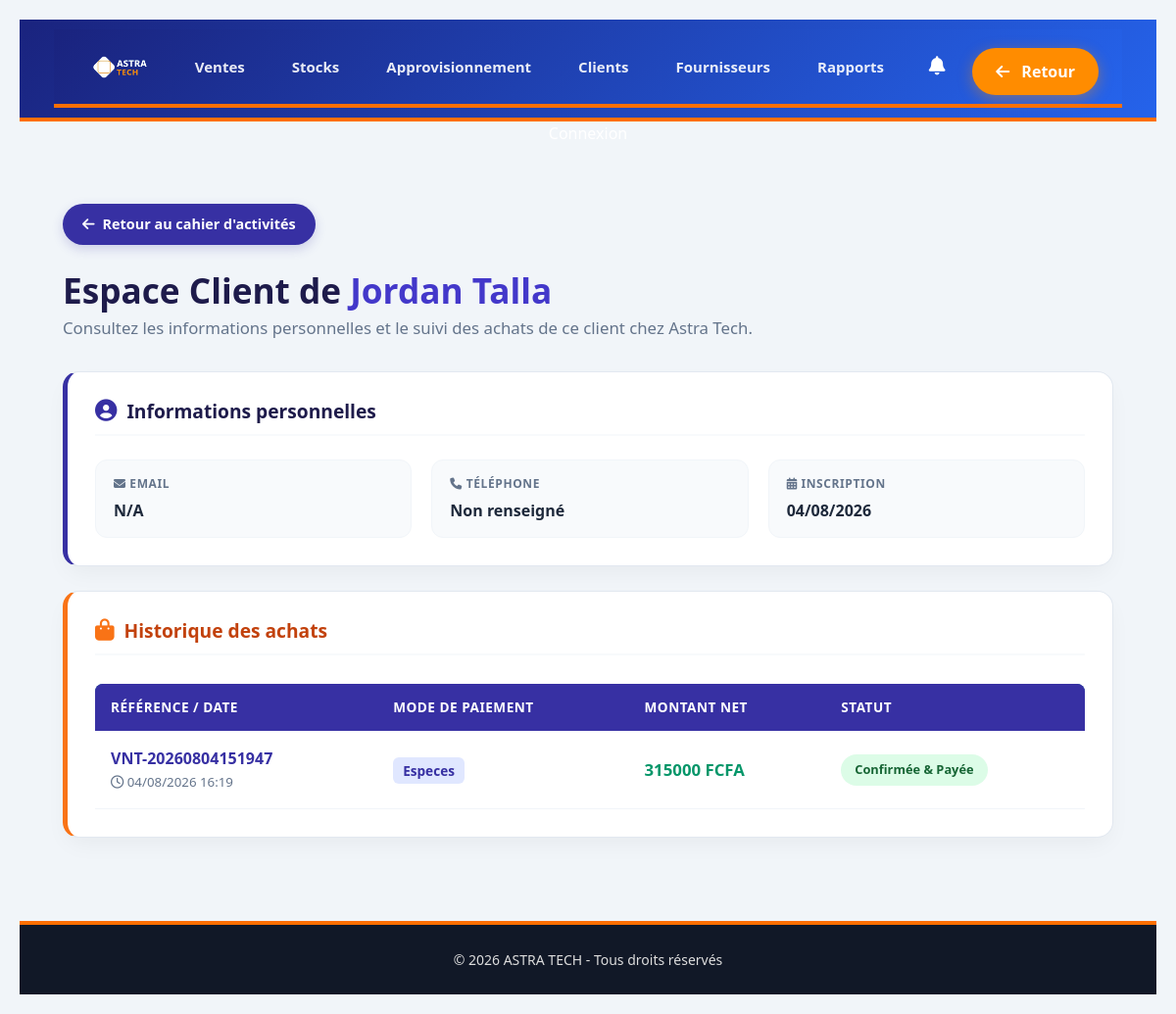
The page /client/8/espace/ on the database as committed earlier.
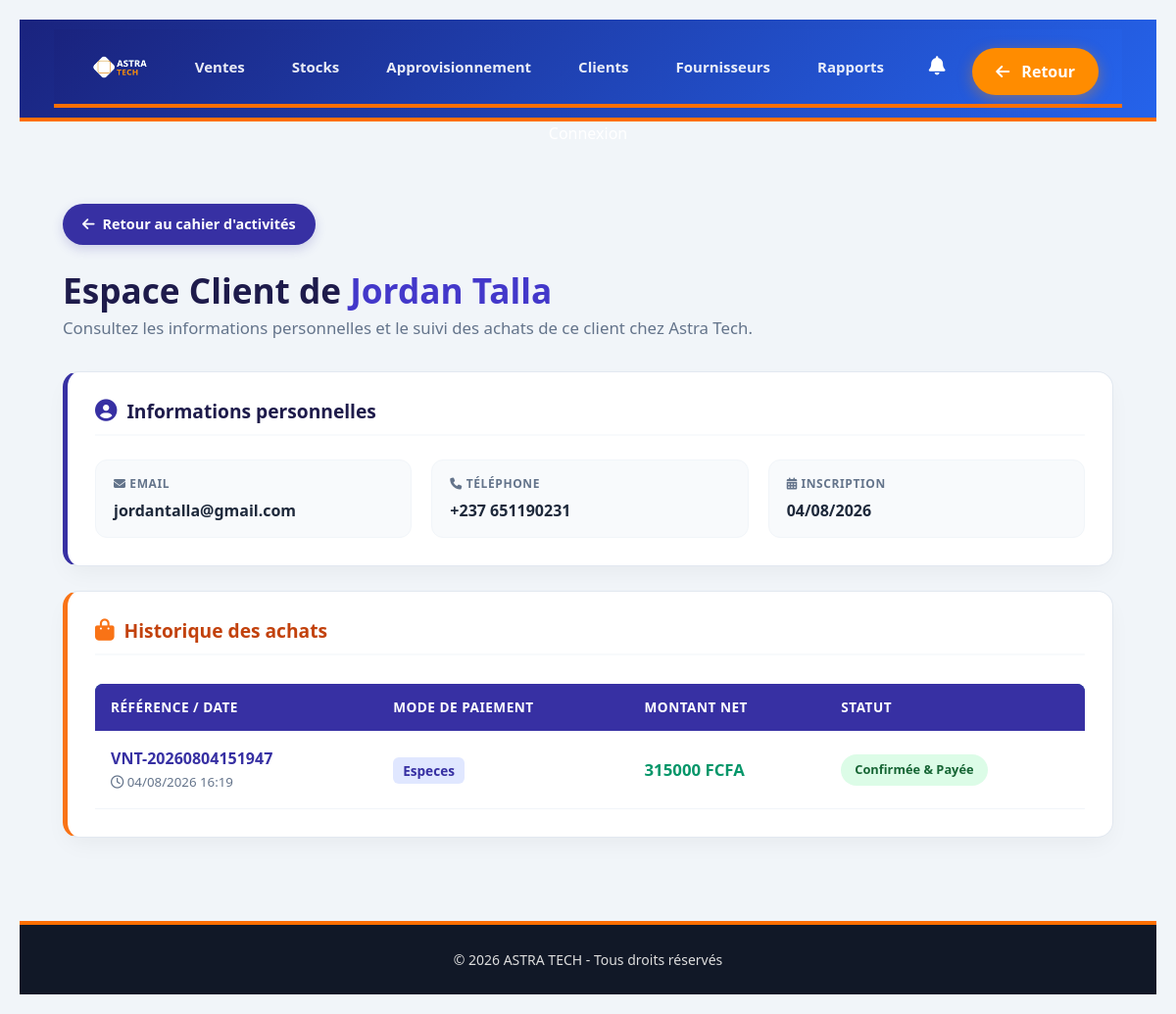
The same page on the database as committed later.
### astra/models.py (models this page shows, shortened)
class Client(models.Model):
    reference = models.CharField(
        max_length=100,
        unique=True,
        blank=True,
        null=True
    )
    nom = models.CharField(
        max_length=255
    )
    telephone = models.CharField(
        max_length=50,
        blank=True
    )
    email = models.EmailField(
        blank=True,
        null=True
    )
    date_naissance = models.DateField(
        blank=True,
        null=True
    )
    adresse = models.TextField(
        blank=True
    )
    mot_de_passe = models.CharField(
        max_length=255,
        blank=True,
        null=True
    )
    date_inscription = models.DateField(
        auto_now_add=True,
        null=True,
        blank=True
    )
    total_depense = models.DecimalField(
        max_digits=12,
        decimal_places=2,
        default=0
    )
    is_active = models.BooleanField(
        default=True
    )

### astra/views.py (the view)
# urls.py: path("client/<int:client_id>/espace/", views.espace_client, name="espace_client"),
def espace_client(request, client_id):
    client_user = get_object_or_404(Client, id=client_id)
    request.session['client_connecte_id'] = client_user.id
    historique_achats = Vente.objects.filter(client=client_user, est_archive=False).order_by('-date_vente')
    context = {
        'client_user': client_user,
        'historique_achats': historique_achats,
    }
    return render(request, 'astra/espace_client.html', context)

### astra/context_processors.py (called while the page is built)
def notifications_processor(request):
    path = request.path.lower()
    cat = None
    if 'vente' in path:
        cat = 'ventes'
    elif 'stock' in path:
        cat = 'stocks'
    elif 'appro' in path:
        cat = 'appro'
    elif 'client' in path:
        cat = 'clients'
    elif 'fournisseur' in path:
        cat = 'fournisseurs'
    elif 'rapport' in path:
        cat = 'rapports'
    if cat:
        notifications = NotificationPlateforme.objects.filter(lu=False, categorie=cat).order_by('-id')
    else:
        notifications = NotificationPlateforme.objects.none()
    return {
        'notifications_non_lues': notifications,
        'nombre_notifications': notifications.count()
    }

### astra/Templates/astra/espace_client.html (shortened to what this page needs)
{% extends 'base.html' %}
{% load static %}
{% block content %}
<div class="astra-dashboard">
    <a href="{% url 'astra:detail_client_activites' client_user.id %}" class="btn-retour">
        <i class="fa-solid fa-arrow-left"></i> Retour au cahier d'activités
    </a>
    <div style="margin-bottom: 2rem;">
        <h1 style="color: #1e1b4b; font-size: 2.2rem; font-weight: 800; margin-bottom: 5px;">
            Espace Client de <span style="color: #4338ca;">{{ client_user.nom }}</span>
        </h1>
        <p style="color: #64748b; font-size: 1.05rem;">Consultez les informations personnelles et le suivi des achats de ce client chez Astra Tech.</p>
    </div>
    <div class="card">
        <h2 class="card-title">
            <i class="fa-solid fa-user-circle" style="font-size: 1.4rem;"></i> Informations personnelles
        </h2>
        <div class="info-grid">
            <div class="info-item">
                <label><i class="fa-solid fa-envelope"></i> Email</label>
                <span>{{ client_user.email|default:"N/A" }}</span>
            </div>
            <div class="info-item">
                <label><i class="fa-solid fa-phone"></i> Téléphone</label>
                <span>{{ client_user.telephone|default:"Non renseigné" }}</span>
            </div>
            <div class="info-item">
                <label><i class="fa-solid fa-calendar-days"></i> Inscription</label>
                <span>{{ client_user.date_inscription|date:"d/m/Y"|default:"N/A" }}</span>
            </div>
        </div>
    </div>
    <div class="card orange-accent">
        <h2 class="card-title" style="color: #c2410c;">
            <i class="fa-solid fa-bag-shopping" style="font-size: 1.4rem;"></i> Historique des achats
        </h2>
        <div style="overflow-x: auto;">
            <table class="astra-table">
                <thead>
                    <tr>
                        <th>Référence / Date</th>
                        <th>Mode de paiement</th>
                        <th>Montant Net</th>
                        <th>Statut</th>
                    </tr>
                </thead>
                <tbody>
                    {% for vente in historique_achats %}
                    <tr>
                        <td>
                            <strong style="color: #3730a3; font-size: 1rem;">{{ vente.reference }}</strong><br>
                            <small style="color: #64748b;"><i class="fa-regular fa-clock"></i> {{ vente.date_vente|date:"d/m/Y H:i" }}</small>
                        </td>
                        <td>
                            <span style="background: #e0e7ff; color: #3730a3; padding: 4px 10px; border-radius: 6px; font-weight: 600; font-size: 0.85rem;">
                                {{ vente.mode_paiement|title }}
                            </span>
                        </td>
                        <td style="font-weight: 700; color: #059669; font-size: 1.05rem;">{{ vente.montant_total|floatformat:0 }} FCFA</td>
                        <td><span class="status-badge">{{ vente.statut|default:"Validée" }}</span></td>
                    </tr>
                    {% endfor %}
                </tbody>
            </table>
        </div>
    </div>
</div>
{% endblock %}

Rows that differ between the two databases and show on the page:
changed Client "Jordan Talla": email "N/A" → "jordantalla@gmail.com"; telephone "Non renseigné" → "+237 651190231"
